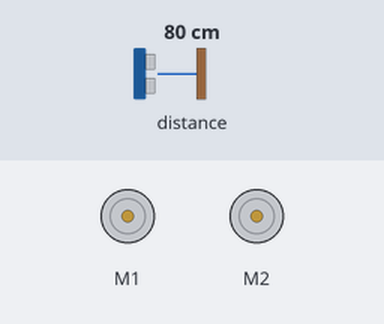
Bench run of a sketch on a simulated Arduino Leonardo, built with avr-gcc and run on an emulated ATmega32U4. On the bench: 2 × DC motor (green arrow = forward, orange = backward, longer = faster). The test bench sets the inputs (shaded band); at power-on: distance to the obstacle 80 cm. Random numbers use the default seed unless the sketch sets one; what the sketch prints to the serial monitor is not drawn.

Above: at 0.1 s.
At 0.5 s:
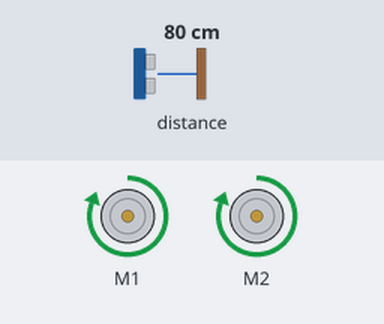
Timing chart, 0 to 2.0 s (numbered marks = the images above):
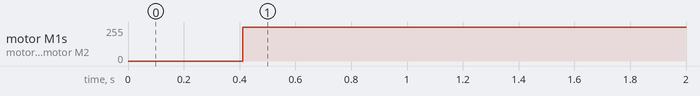

Measured:
- by itself, motor M1, motor M2: stopped → forward 255/255 at 0.41 s

The sketch:

battelBot.ino
```cpp
#include <Wire.h>
#include <Zumo32U4.h>

Zumo32U4Motors motors;
Zumo32U4ProximitySensors proxSensors;
Zumo32U4LineSensors lineSensors;

const uint8_t sensorThreshold = 1;
const uint16_t maxSpeed = 400;
const uint16_t turnSpeedMax = 400;
const uint16_t turnSpeedMin = 100;
const uint16_t deceleration = 10;
const uint16_t acceleration = 10;
const uint16_t lineSensorValue = 500;
const uint16_t straightSpeed = 200;
const uint16_t reverseSpeed = 400;

#define NUM_SENSORS 3
uint16_t lineSensorValues[NUM_SENSORS];


// If the robot is turning, this is the speed it will use.
uint16_t turnSpeed = turnSpeedMax;

//this function is for turning the robot right or left.
void turnRight() {
  motors.setSpeeds(turnSpeed, -turnSpeed);
}

void turnLeft() {
  motors.setSpeeds(-turnSpeed, turnSpeed);
}

//this function is for detecting and turning towards the enemy robot at the start of the game.
void startTurn() {
  proxSensors.read();
  uint8_t left = proxSensors.countsLeftWithLeftLeds();
  uint8_t right = proxSensors.countsRightWithRightLeds();

  Serial.print("langs");
  Serial.print(left);
  Serial.print(" , ");
  Serial.println(right);

  if (left < right) {
    turnRight();
  } else if (left > right) {
    turnLeft();
  }
  delay(400);
}
//this function decreases the speed when the enemy is in sight and increases when it isn't to find it faster.
int accDeceleration(bool objectSeen) {
  if (objectSeen) {
    turnSpeed -= deceleration;
  } else {
    turnSpeed += acceleration;
  }

  // Constrain the turn speed so it is between the minimal and maximal speed.
  turnSpeed = constrain(turnSpeed, turnSpeedMin, turnSpeedMax);

  return turnSpeed;
}

// This function checks where the enemy is located and responds to that.
void follow(bool objectSeen, uint8_t leftValue, uint8_t rightValue) {

  if (objectSeen) {
    //When the right value is greater, the object is closer to the right LEDs so in respond the robot will try to turn to face the enemy directly.
    if (leftValue < rightValue) {
      turnRight();
    }
    //When the left value is greater, the object is closer to the left LEDs so in respond the robot will try to turn to face the enemy directly.
    else if (leftValue > rightValue) {
      turnLeft();
    }
    //When the robot is facing the enemy directly it will go at it at full speed.
    else {
      motors.setSpeeds(maxSpeed, maxSpeed);
    }
  }
}
//When a sensor passes the line the robot will turn around.
void dodgeTheLine() {
  if (lineSensorValues[0] < lineSensorValue || lineSensorValues[1] < lineSensorValue || lineSensorValues[2] < lineSensorValue) {
    //
    turnAround();
  }
}
//When turning away from a line the robot will go backwards, then turn either left or right and then go forward again.
void turnAround() {
  int randomDirection = random(2);
  motors.setSpeeds(-reverseSpeed, -reverseSpeed);
  delay(200);

  if (randomDirection == 0) {
    motors.setSpeeds(reverseSpeed, -reverseSpeed);
  } else {
    motors.setSpeeds(-reverseSpeed, reverseSpeed);
  }
  delay(200);
}

void setup() {
  Serial.begin(115200);
  proxSensors.initThreeSensors();
  lineSensors.initThreeSensors();
  randomSeed(analogRead(0));
  startTurn();
}

void loop() {

  lineSensors.read(lineSensorValues);
  //dodgeTheLine();
  proxSensors.read();
//leftValue and rightValue reads the most frontleft and most frontright sensors.
  uint8_t leftValue = proxSensors.countsFrontWithLeftLeds();
  uint8_t rightValue = proxSensors.countsFrontWithRightLeds();
//Checks if the robot sees the enemy or not.
  bool objectSeen;
  objectSeen = (leftValue >= sensorThreshold) || (rightValue >= sensorThreshold);

  turnSpeed = accDeceleration(objectSeen);
//If the leftValue and rightValue is 0, the robot will go max speed which will either make it smash into the enemy or go to a line.
  if (leftValue == 0 && rightValue == 0) {
    motors.setSpeeds(maxSpeed, maxSpeed);
  }
//Follows the enemy.
  follow(objectSeen, leftValue, rightValue);
}
```
